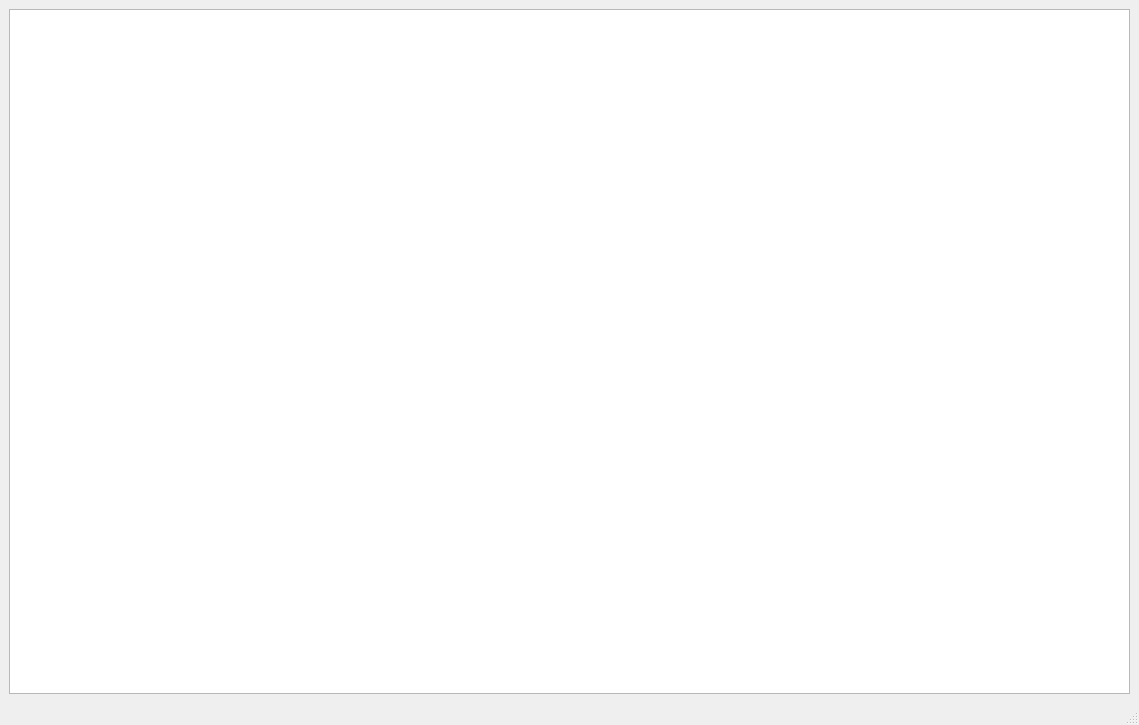
<?xml version="1.0" encoding="UTF-8"?>
<ui version="4.0">
 <class>MainWindow</class>
 <widget class="QMainWindow" name="MainWindow">
  <property name="geometry">
   <rect>
    <x>0</x>
    <y>0</y>
    <width>1139</width>
    <height>725</height>
   </rect>
  </property>
  <property name="windowTitle">
   <string>MainWindow</string>
  </property>
  <widget class="QWidget" name="centralwidget">
   <layout class="QGridLayout" name="gridLayout">
    <item row="0" column="0">
     <widget class="QGraphicsView" name="graphicsView"/>
    </item>
   </layout>
  </widget>
  <widget class="QMenuBar" name="menubar">
   <property name="geometry">
    <rect>
     <x>0</x>
     <y>0</y>
     <width>1139</width>
     <height>21</height>
    </rect>
   </property>
  </widget>
  <widget class="QStatusBar" name="statusbar"/>
 </widget>
 <resources/>
 <connections/>
</ui>
